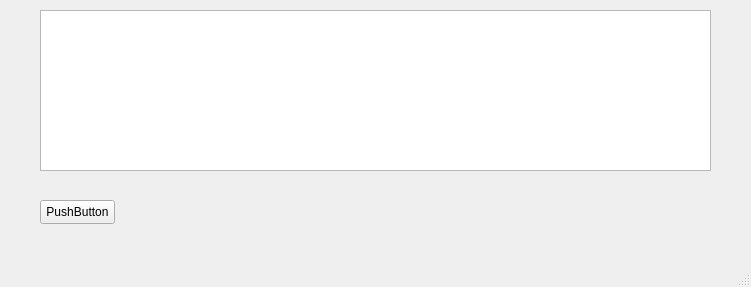
<?xml version="1.0" encoding="UTF-8"?>
<ui version="4.0">
 <class>MainWindow</class>
 <widget class="QMainWindow" name="MainWindow">
  <property name="geometry">
   <rect>
    <x>0</x>
    <y>0</y>
    <width>751</width>
    <height>287</height>
   </rect>
  </property>
  <property name="windowTitle">
   <string>MainWindow</string>
  </property>
  <widget class="QWidget" name="centralwidget">
   <widget class="QTableWidget" name="tableWidget">
    <property name="geometry">
     <rect>
      <x>40</x>
      <y>10</y>
      <width>671</width>
      <height>161</height>
     </rect>
    </property>
   </widget>
   <widget class="QPushButton" name="pushButton">
    <property name="geometry">
     <rect>
      <x>40</x>
      <y>200</y>
      <width>75</width>
      <height>24</height>
     </rect>
    </property>
    <property name="text">
     <string>PushButton</string>
    </property>
   </widget>
  </widget>
  <widget class="QMenuBar" name="menubar">
   <property name="geometry">
    <rect>
     <x>0</x>
     <y>0</y>
     <width>751</width>
     <height>22</height>
    </rect>
   </property>
  </widget>
  <widget class="QStatusBar" name="statusbar"/>
 </widget>
 <resources/>
 <connections/>
</ui>
